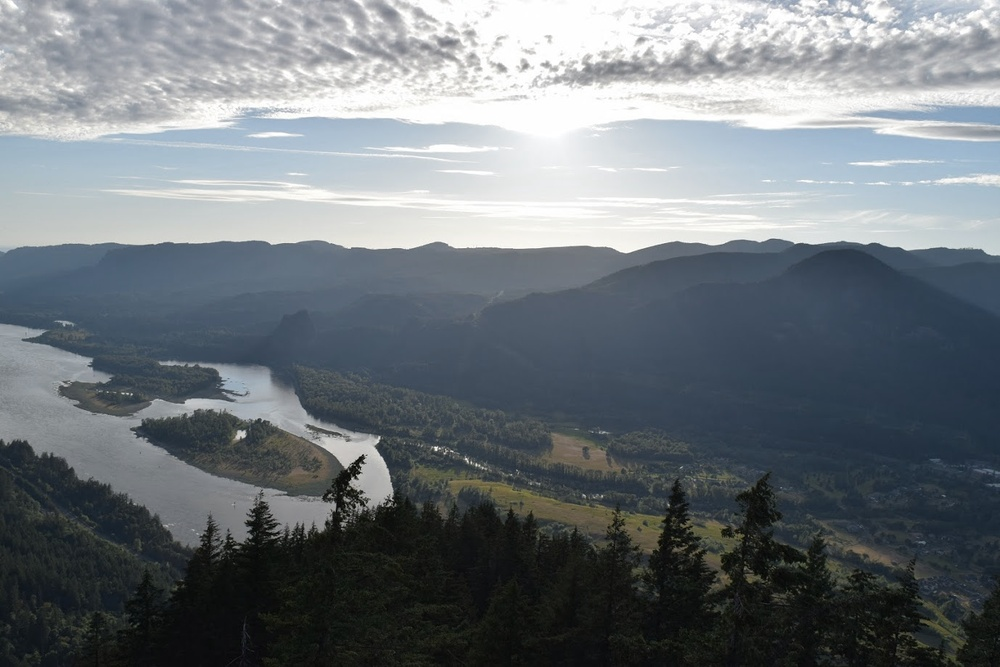
#> input picture opencv/commercial/Instructions/CV_Fundamentals/colorspaces/gorge.jpg, 1000 x 667 px, shrunk from 1378 x 919 before the run
$ python hsv.py
#> lines starting #> are read from the running program, lines starting #| are printed output that depends on the picture
import cv2
import numpy as np

img = cv2.imread( "gorge.jpg" )
#> img is the input picture: shape (667, 1000, 3); mean B, G, R 123.7, 118.6, 111.8
img_hsv = cv2.cvtColor( img, cv2.COLOR_BGR2HSV)
#> img_hsv: shape (667, 1000, 3); mean H, S, V 81.8, 41.5, 125

scale = .1 # numer 0-1

sat = img_hsv[..., 1]
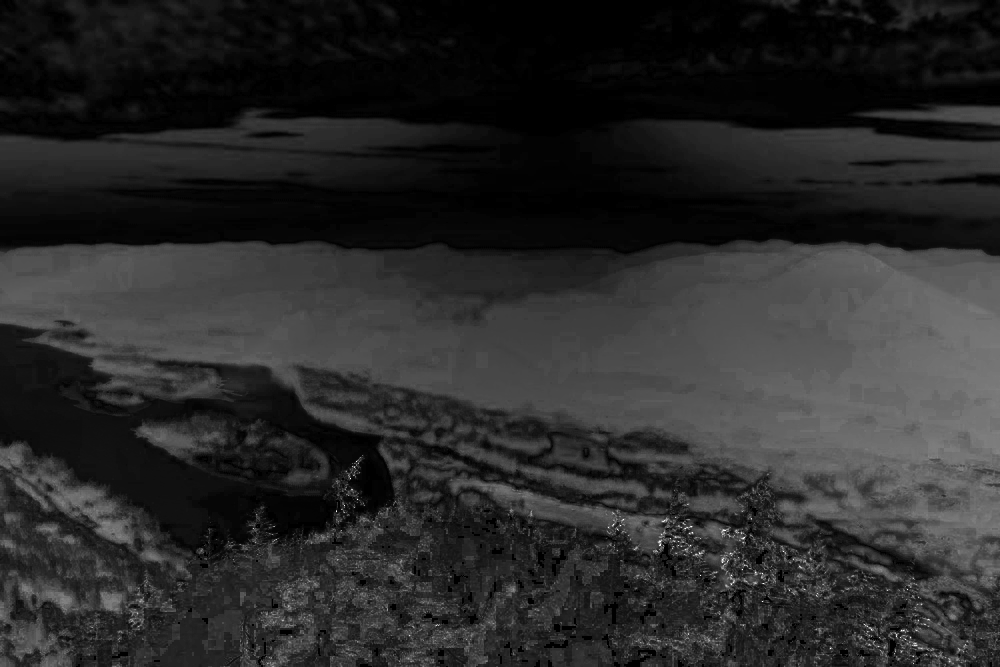
#> sat: shape (667, 1000); min 0, max 255, mean 41.5
maxSat = np.ones( sat.shape, dtype=np.uint8 )
augmentSat = np.uint8( scale * (255 - sat) )
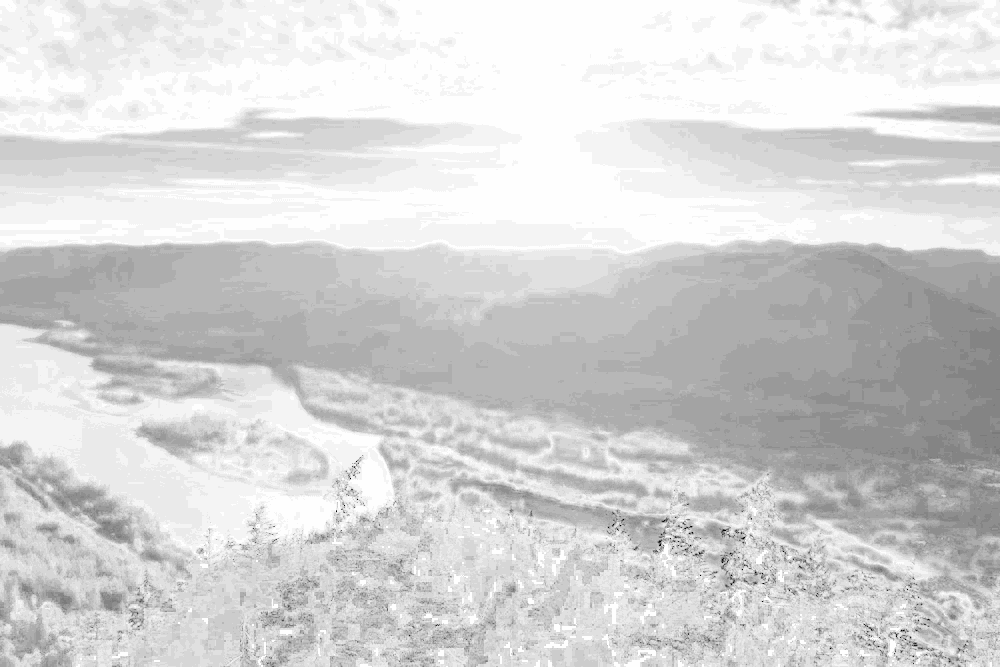
#> augmentSat: shape (667, 1000); min 0, max 25, mean 20.9; drawn with min black and max white


# give an orange-ish hue
img_hsv[..., 0] = 15
#> img_hsv: shape (667, 1000, 3); mean H, S, V 15, 41.5, 125
img_hsv[..., 1] = sat + augmentSat
#> img_hsv: shape (667, 1000, 3); mean H, S, V 15, 62.4, 125
img_hsv[..., 1] = np.ones(img_hsv[..., 1].shape, dtype = np.uint8) * 30
#> img_hsv: shape (667, 1000, 3); mean H, S, V 15, 30, 125

img_new = cv2.cvtColor( img_hsv, cv2.COLOR_HSV2BGR )
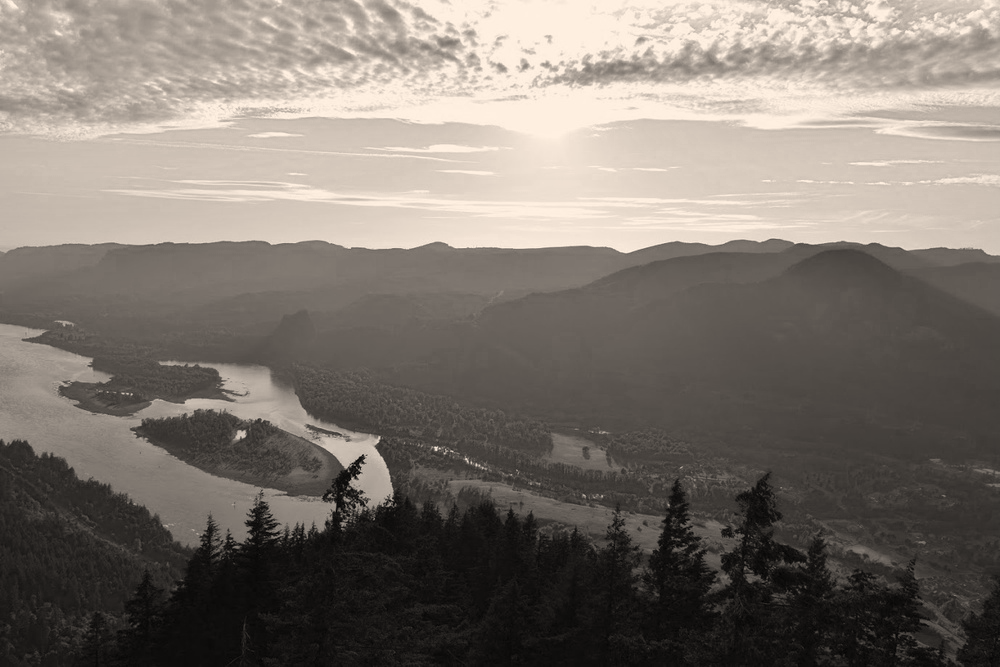
#> img_new: shape (667, 1000, 3); mean B, G, R 109.9, 117.2, 125

cv2.imshow( "old", img )
cv2.imshow( "new", img_new )

cv2.waitKey(0)

cv2.destroyAllWindows()
